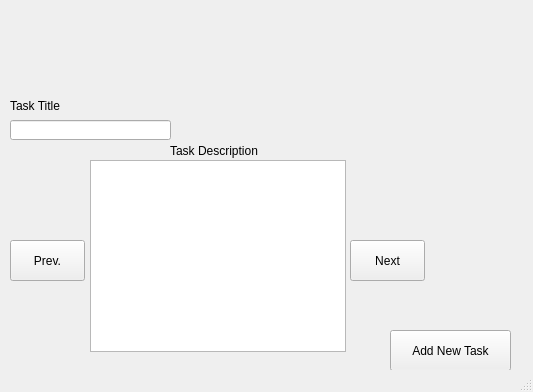
<?xml version="1.0" encoding="UTF-8"?>
<ui version="4.0">
 <class>MainWindow</class>
 <widget class="QMainWindow" name="MainWindow">
  <property name="geometry">
   <rect>
    <x>0</x>
    <y>0</y>
    <width>533</width>
    <height>392</height>
   </rect>
  </property>
  <property name="windowTitle">
   <string>MainWindow</string>
  </property>
  <widget class="QWidget" name="centralwidget">
   <widget class="QPushButton" name="newTask">
    <property name="geometry">
     <rect>
      <x>390</x>
      <y>330</y>
      <width>121</width>
      <height>41</height>
     </rect>
    </property>
    <property name="text">
     <string>Add New Task</string>
    </property>
   </widget>
   <widget class="QLabel" name="logo">
    <property name="geometry">
     <rect>
      <x>40</x>
      <y>10</y>
      <width>441</width>
      <height>71</height>
     </rect>
    </property>
    <property name="text">
     <string/>
    </property>
    <property name="pixmap">
     <pixmap>../../Desktop/DadTaskManager-Logo.png</pixmap>
    </property>
   </widget>
   <widget class="QLabel" name="label">
    <property name="geometry">
     <rect>
      <x>10</x>
      <y>90</y>
      <width>91</width>
      <height>31</height>
     </rect>
    </property>
    <property name="text">
     <string>Task Title</string>
    </property>
   </widget>
   <widget class="QLabel" name="label_2">
    <property name="geometry">
     <rect>
      <x>170</x>
      <y>140</y>
      <width>91</width>
      <height>21</height>
     </rect>
    </property>
    <property name="text">
     <string>Task Description</string>
    </property>
   </widget>
   <widget class="QLineEdit" name="lineEdit">
    <property name="geometry">
     <rect>
      <x>10</x>
      <y>120</y>
      <width>161</width>
      <height>20</height>
     </rect>
    </property>
   </widget>
   <widget class="QTextBrowser" name="textBrowser">
    <property name="geometry">
     <rect>
      <x>90</x>
      <y>160</y>
      <width>256</width>
      <height>192</height>
     </rect>
    </property>
   </widget>
   <widget class="QPushButton" name="pushButton">
    <property name="geometry">
     <rect>
      <x>10</x>
      <y>240</y>
      <width>75</width>
      <height>41</height>
     </rect>
    </property>
    <property name="text">
     <string>Prev.</string>
    </property>
   </widget>
   <widget class="QPushButton" name="pushButton_2">
    <property name="geometry">
     <rect>
      <x>350</x>
      <y>240</y>
      <width>75</width>
      <height>41</height>
     </rect>
    </property>
    <property name="text">
     <string>Next</string>
    </property>
   </widget>
  </widget>
  <widget class="QStatusBar" name="statusbar"/>
 </widget>
 <resources/>
 <connections/>
</ui>
